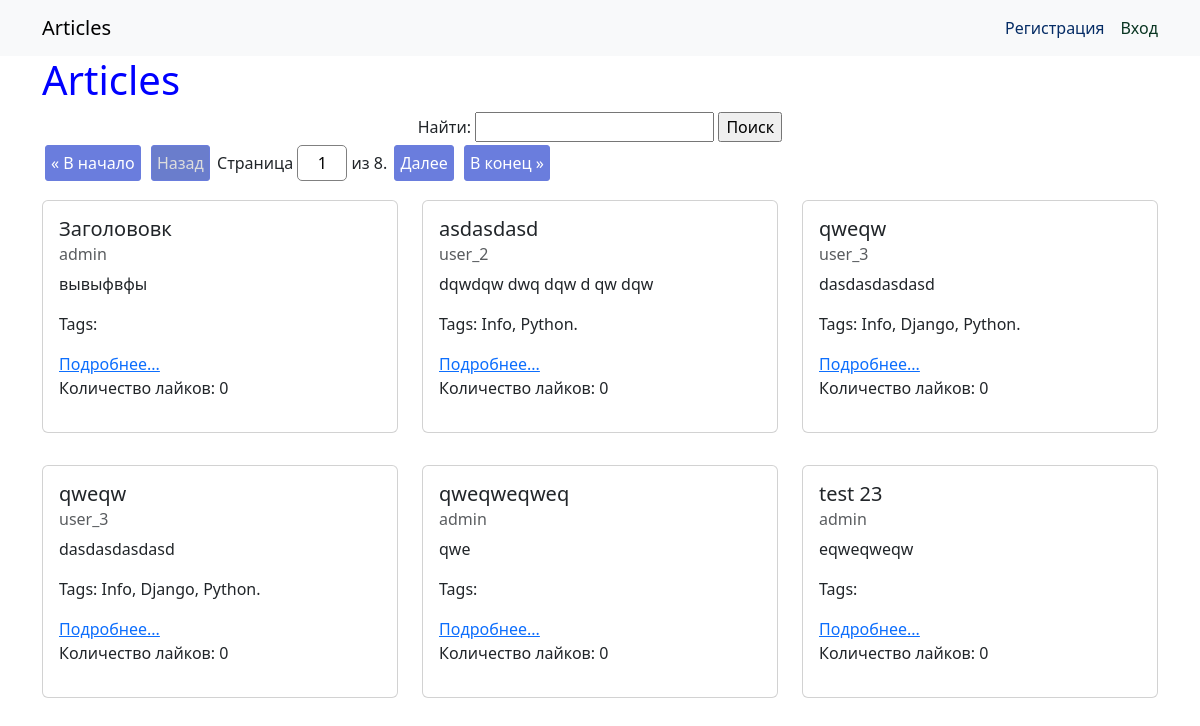
The page / on the database its author committed.
### webapp/models.py (models this page shows, shortened)
class AbstractModel(models.Model):
    created_at = models.DateTimeField(verbose_name='Время создания', auto_now_add=True)
    updated_at = models.DateTimeField(auto_now=True, verbose_name='Время изменения')
    class Meta:
        abstract = True

class Article(AbstractModel):
    title = models.CharField(max_length=50, null=False, blank=False, validators=[MinLengthValidator(4), ],
                             verbose_name="Заголовок")
    content = models.TextField(max_length=3000, null=False, blank=False, verbose_name='Контент')
    author = models.ForeignKey(get_user_model(), default=1, related_name='articles', on_delete=models.CASCADE, verbose_name="Автор")
    tags = models.ManyToManyField('webapp.Tag', blank=True, related_name='articles', verbose_name='Теги')
    likes = models.ManyToManyField(get_user_model(), related_name='likes_article')
    def get_absolute_url(self):
        return reverse('webapp:article_view', kwargs={'pk': self.pk})

class Tag(AbstractModel):
    name = models.CharField(max_length=31, verbose_name='Тег')

### webapp/views/article_views.py (the view)
# urls.py: path('', IndexView.as_view(), name='index'),
class IndexView(ListView):
    model = Article
    template_name = 'articles/index.html'
    context_object_name = 'articles'
    paginate_by = 6
    paginate_orphans = 3
    ordering = ('-created_at',)
    def get_search_form(self):
        return SimpleSearchForm(self.request.GET)
    def get_search_value(self):
        if self.search_form.is_valid():
            return self.search_form.cleaned_data['search']
        return None
    def dispatch(self, request, *args, **kwargs):
        print(request.user)
        self.search_form = self.get_search_form()
        self.search_value = self.get_search_value()
        return super().dispatch(request, *args, **kwargs)
    def get_queryset(self):
        queryset = super().get_queryset()
        if self.search_value:
            queryset = queryset.filter(Q(title__icontains=self.search_value) |
                                       Q(content__icontains=self.search_value))
        return queryset
    def get_context_data(self, *, object_list=None, **kwargs):
        context = super().get_context_data(object_list=object_list, **kwargs)
        context['form'] = self.search_form
        if self.search_value:
            context['query'] = urlencode({'search': self.search_value})
            context['search_value'] = self.search_value
        return context

### webapp/forms.py
class SimpleSearchForm(forms.Form):
    search = forms.CharField(max_length=100, required=False, label='Найти')

### webapp/templates/articles/index.html (shortened to what this page needs)
{% extends 'base.html' %}
{% block content %}
    <h1>Articles</h1>
    <div>
        {% include 'partial/simple_search.html' %}
    </div>
    {% include 'partial/article_list.html' %}
{% endblock %}

### webapp/templates/partial/article_list.html (shortened to what this page needs)
    {% if is_paginated %}
    	{% include 'partial/pagination.html' %}
    {% endif %}
    <div class="row row-cols-3">
        {% for article in articles %}
            <div class="col">
                <div class="card my-3">
                    <div class="card-body">
                        <h5 class="card-title">{{ article.title }}</h5>
                        <h6 class="card-subtitle mb-2 text-body-secondary">{{ article.author }}</h6>
                        <p class="card-text">{{ article.content }}</p>
                        <p class="card-text">Tags: {% for tag in article.tags.all %}
                            {{ tag.name }}{% if forloop.last %}.{% else %}, {% endif %}
                        {% endfor %}
                        </p>
                        <a href="{{ article.get_absolute_url }}" class="card-link">Подробнее...</a>
                    <p>Количество лайков: <span>{{ article.likes.count }}</span></p>
                    </div>
                </div>
            </div>
            {% empty %}
            <p>Нет статей</p>
        {% endfor %}
    </div>

### webapp/static/css/style.css (style rules this page uses)
h1 { color: blue; }

### rows shown on the page
Article: title "Заголововк", author "admin", content "вывыфвфы", likes.count "0"
Article: title "asdasdasd", author "user_2", content "dqwdqw dwq dqw d qw dqw", likes.count "0"
Tag: name "Info"
Tag: name "Python"
Article: title "qweqw", author "user_3", content "dasdasdasdasd", likes.count "0"
Tag: name "Django"
Article: title "qweqw", author "user_3", content "dasdasdasdasd", likes.count "0"
Article: title "qweqweqweq", author "admin", content "qwe", likes.count "0"
Article: title "test 23", author "admin", content "eqweqweqw", likes.count "0"

### other values the page prints
{{ page_obj.paginator.num_pages }} "8"
